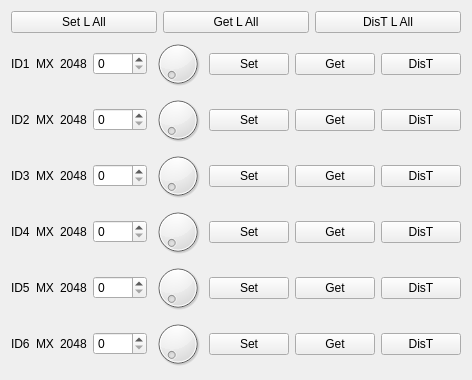
  <widget class="QWidget" name="layoutWidget">
   <property name="geometry">
    <rect>
     <x>10</x>
     <y>190</y>
     <width>441</width>
     <height>291</height>
    </rect>
   </property>
   <layout class="QVBoxLayout" name="verticalLayout_5">
    <item>
     <layout class="QHBoxLayout" name="horizontalLayout_22">
      <item>
       <widget class="QPushButton" name="setLAll_pushButton">
        <property name="text">
         <string>Set L All</string>
        </property>
       </widget>
      </item>
      <item>
       <widget class="QPushButton" name="getLAll_pushButton">
        <property name="text">
         <string>Get L All</string>
        </property>
       </widget>
      </item>
      <item>
       <widget class="QPushButton" name="disTLAll_pushButton">
        <property name="text">
         <string>DisT L All</string>
        </property>
       </widget>
      </item>
     </layout>
    </item>
    <item>
     <layout class="QHBoxLayout" name="horizontalLayout_4">
      <item>
       <widget class="QLabel" name="ID1_label">
        <property name="text">
         <string>ID1</string>
        </property>
       </widget>
      </item>
      <item>
       <widget class="QLabel" name="motorType1_label">
        <property name="text">
         <string>MX</string>
        </property>
       </widget>
      </item>
      <item>
       <widget class="QLabel" name="motor1center_label">
        <property name="text">
         <string>2048</string>
        </property>
       </widget>
      </item>
      <item>
       <widget class="QSpinBox" name="motor1Value_spinBox">
        <property name="maximum">
         <number>4095</number>
        </property>
       </widget>
      </item>
      <item>
       <widget class="QDial" name="motor1value_dial">
        <property name="maximum">
         <number>4095</number>
        </property>
       </widget>
      </item>
      <item>
       <widget class="QPushButton" name="motor1Set_pushButton">
        <property name="text">
         <string>Set</string>
        </property>
       </widget>
      </item>
      <item>
       <widget class="QPushButton" name="motor1Get_pushButton">
        <property name="text">
         <string>Get</string>
        </property>
       </widget>
      </item>
      <item>
       <widget class="QPushButton" name="motor1DisT_pushButton">
        <property name="text">
         <string>DisT</string>
        </property>
       </widget>
      </item>
     </layout>
    </item>
    <item>
     <layout class="QHBoxLayout" name="horizontalLayout_5">
      <item>
       <widget class="QLabel" name="ID2_label">
        <property name="text">
         <string>ID2</string>
        </property>
       </widget>
      </item>
      <item>
       <widget class="QLabel" name="motorType2_label">
        <property name="text">
         <string>MX</string>
        </property>
       </widget>
      </item>
      <item>
       <widget class="QLabel" name="motor2center_label">
        <property name="text">
         <string>2048</string>
        </property>
       </widget>
      </item>
      <item>
       <widget class="QSpinBox" name="motor2Value_spinBox">
        <property name="maximum">
         <number>4095</number>
        </property>
       </widget>
      </item>
      <item>
       <widget class="QDial" name="motor2value_dial">
        <property name="maximum">
         <number>4095</number>
        </property>
       </widget>
      </item>
      <item>
       <widget class="QPushButton" name="motor2Set_pushButton">
        <property name="text">
         <string>Set</string>
        </property>
       </widget>
      </item>
      <item>
       <widget class="QPushButton" name="motor2Get_pushButton">
        <property name="text">
         <string>Get</string>
        </property>
       </widget>
      </item>
      <item>
       <widget class="QPushButton" name="motor2DisT_pushButton">
        <property name="text">
         <string>DisT</string>
        </property>
       </widget>
      </item>
     </layout>
    </item>
    <item>
     <layout class="QHBoxLayout" name="horizontalLayout_6">
      <item>
       <widget class="QLabel" name="ID3_label">
        <property name="text">
         <string>ID3</string>
        </property>
       </widget>
      </item>
      <item>
       <widget class="QLabel" name="motorType3_label">
        <property name="text">
         <string>MX</string>
        </property>
       </widget>
      </item>
      <item>
       <widget class="QLabel" name="motor3center_label">
        <property name="text">
         <string>2048</string>
        </property>
       </widget>
      </item>
      <item>
       <widget class="QSpinBox" name="motor3Value_spinBox">
        <property name="maximum">
         <number>4095</number>
        </property>
       </widget>
      </item>
      <item>
       <widget class="QDial" name="motor3value_dial">
        <property name="maximum">
         <number>4095</number>
        </property>
       </widget>
      </item>
      <item>
       <widget class="QPushButton" name="motor3Set_pushButton">
        <property name="text">
         <string>Set</string>
        </property>
       </widget>
      </item>
      <item>
       <widget class="QPushButton" name="motor3Get_pushButton">
        <property name="text">
         <string>Get</string>
        </property>
       </widget>
      </item>
      <item>
       <widget class="QPushButton" name="motor3DisT_pushButton">
        <property name="text">
         <string>DisT</string>
        </property>
       </widget>
      </item>
     </layout>
    </item>
    <item>
     <layout class="QHBoxLayout" name="horizontalLayout_7">
      <item>
       <widget class="QLabel" name="ID4_label">
        <property name="text">
         <string>ID4</string>
        </property>
       </widget>
      </item>
      <item>
       <widget class="QLabel" name="motorType4_label">
        <property name="text">
         <string>MX</string>
        </property>
       </widget>
      </item>
      <item>
       <widget class="QLabel" name="motor4center_label">
        <property name="text">
         <string>2048</string>
        </property>
       </widget>
      </item>
      <item>
       <widget class="QSpinBox" name="motor4Value_spinBox">
        <property name="maximum">
         <number>4095</number>
        </property>
       </widget>
      </item>
      <item>
       <widget class="QDial" name="motor4value_dial">
        <property name="maximum">
         <number>4095</number>
        </property>
       </widget>
      </item>
      <item>
       <widget class="QPushButton" name="motor4Set_pushButton">
        <property name="text">
         <string>Set</string>
        </property>
       </widget>
      </item>
      <item>
       <widget class="QPushButton" name="motor4Get_pushButton">
        <property name="text">
         <string>Get</string>
        </property>
       </widget>
      </item>
      <item>
       <widget class="QPushButton" name="motor4DisT_pushButton">
        <property name="text">
         <string>DisT</string>
        </property>
       </widget>
      </item>
     </layout>
    </item>
    <item>
     <layout class="QHBoxLayout" name="horizontalLayout_8">
      <item>
       <widget class="QLabel" name="ID5_label">
        <property name="text">
         <string>ID5</string>
        </property>
       </widget>
      </item>
      <item>
       <widget class="QLabel" name="motorType5_label">
        <property name="text">
         <string>MX</string>
        </property>
       </widget>
      </item>
      <item>
       <widget class="QLabel" name="motor5center_label">
        <property name="text">
         <string>2048</string>
        </property>
       </widget>
      </item>
      <item>
       <widget class="QSpinBox" name="motor5Value_spinBox">
        <property name="maximum">
         <number>4095</number>
        </property>
       </widget>
      </item>
      <item>
       <widget class="QDial" name="motor5value_dial">
        <property name="maximum">
         <number>4095</number>
        </property>
       </widget>
      </item>
      <item>
       <widget class="QPushButton" name="motor5Set_pushButton">
        <property name="text">
         <string>Set</string>
        </property>
       </widget>
      </item>
      <item>
       <widget class="QPushButton" name="motor5Get_pushButton">
        <property name="text">
         <string>Get</string>
        </property>
       </widget>
      </item>
      <item>
       <widget class="QPushButton" name="motor5DisT_pushButton">
        <property name="text">
         <string>DisT</string>
        </property>
       </widget>
      </item>
     </layout>
    </item>
    <item>
     <layout class="QHBoxLayout" name="horizontalLayout_9">
      <item>
       <widget class="QLabel" name="ID6_label">
        <property name="text">
         <string>ID6</string>
        </property>
       </widget>
      </item>
      <item>
       <widget class="QLabel" name="motorType6_label">
        <property name="text">
         <string>MX</string>
        </property>
       </widget>
      </item>
      <item>
       <widget class="QLabel" name="motor6center_label">
        <property name="text">
         <string>2048</string>
        </property>
       </widget>
      </item>
      <item>
       <widget class="QSpinBox" name="motor6Value_spinBox">
        <property name="maximum">
         <number>4095</number>
        </property>
       </widget>
      </item>
      <item>
       <widget class="QDial" name="motor6value_dial">
        <property name="maximum">
         <number>4095</number>
        </property>
       </widget>
      </item>
      <item>
       <widget class="QPushButton" name="motor6Set_pushButton">
        <property name="text">
         <string>Set</string>
        </property>
       </widget>
      </item>
      <item>
       <widget class="QPushButton" name="motor6Get_pushButton">
        <property name="text">
         <string>Get</string>
        </property>
       </widget>
      </item>
      <item>
       <widget class="QPushButton" name="motor6DisT_pushButton">
        <property name="text">
         <string>DisT</string>
        </property>
       </widget>
      </item>
     </layout>
    </item>
   </layout>
  </widget>
